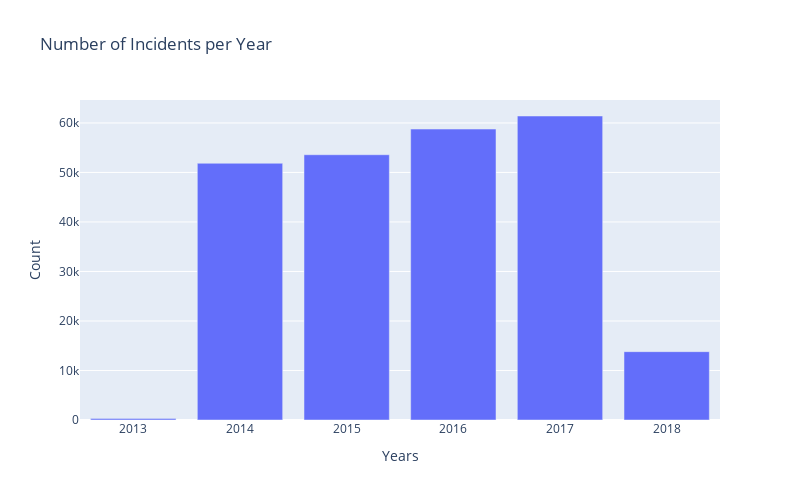

Notebook cell for this chart:
### Markdown cell above
## Number of Incidents per Year

### Code cell
gun_violence_filtered["date"] = pd.to_datetime(gun_violence_filtered["date"])

gun_violence_filtered = gun_violence_filtered.assign(year = gun_violence_filtered["date"].map(lambda dates: dates.year))

y_yrs = gun_violence_filtered.groupby("year")["incident_id"].count().values
x_yrs = gun_violence_filtered.groupby("year")["incident_id"].count().index.values

trace1 = go.Bar(x=x_yrs, y=y_yrs)

data = [trace1]
fig = plotly.tools.make_subplots(rows=1, cols=1, vertical_spacing = 0.25)

fig.append_trace(trace1, 1, 1)

fig["layout"]["xaxis1"].update(title="Years")
fig["layout"]["yaxis1"].update(title="Count")                   
                                                                  
fig["layout"].update(showlegend=False, height=500, width=800, title="Number of Incidents per Year")
iplot(fig)

### Figure 1 — Plotly figure (JSON) as saved in the notebook; plotly's stock layout.template omitted (floating-point values rounded to 4 significant figures)
{"data": [{"type": "bar", "x": [2013, 2014, 2015, 2016, 2017, 2018], "xaxis": "x", "y": [278, 51854, 53579, 58763, 61402, 13802], "yaxis": "y"}], "layout": {"height": 500, "showlegend": false, "title": {"text": "Number of Incidents per Year"}, "width": 800, "xaxis": {"anchor": "y", "domain": [0, 1], "title": {"text": "Years"}}, "yaxis": {"anchor": "x", "domain": [0, 1], "title": {"text": "Count"}}}}
